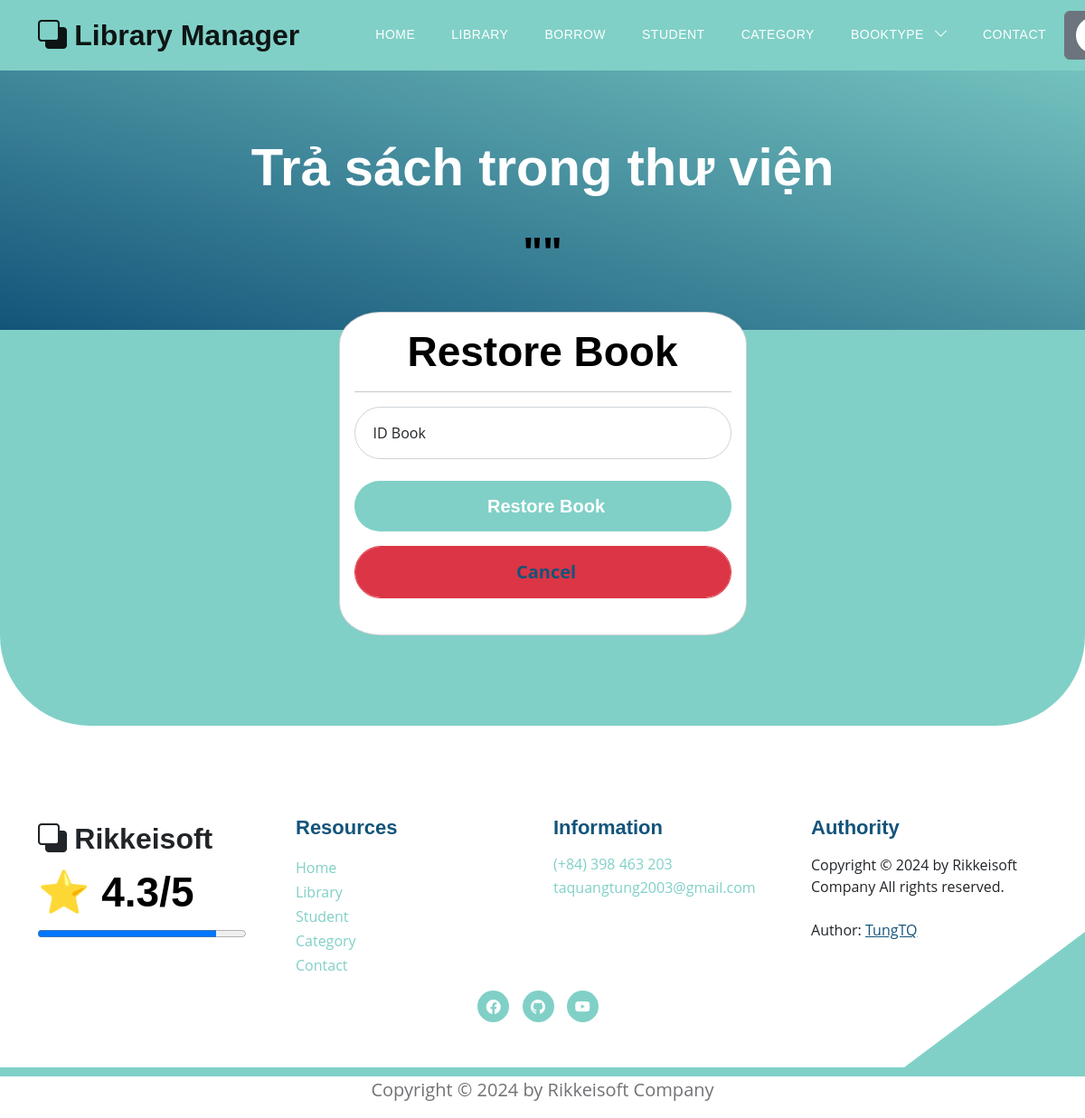
/books/restore_book?borrow_book_id=LLL (signed in), run on an earlier commit of the app's database.
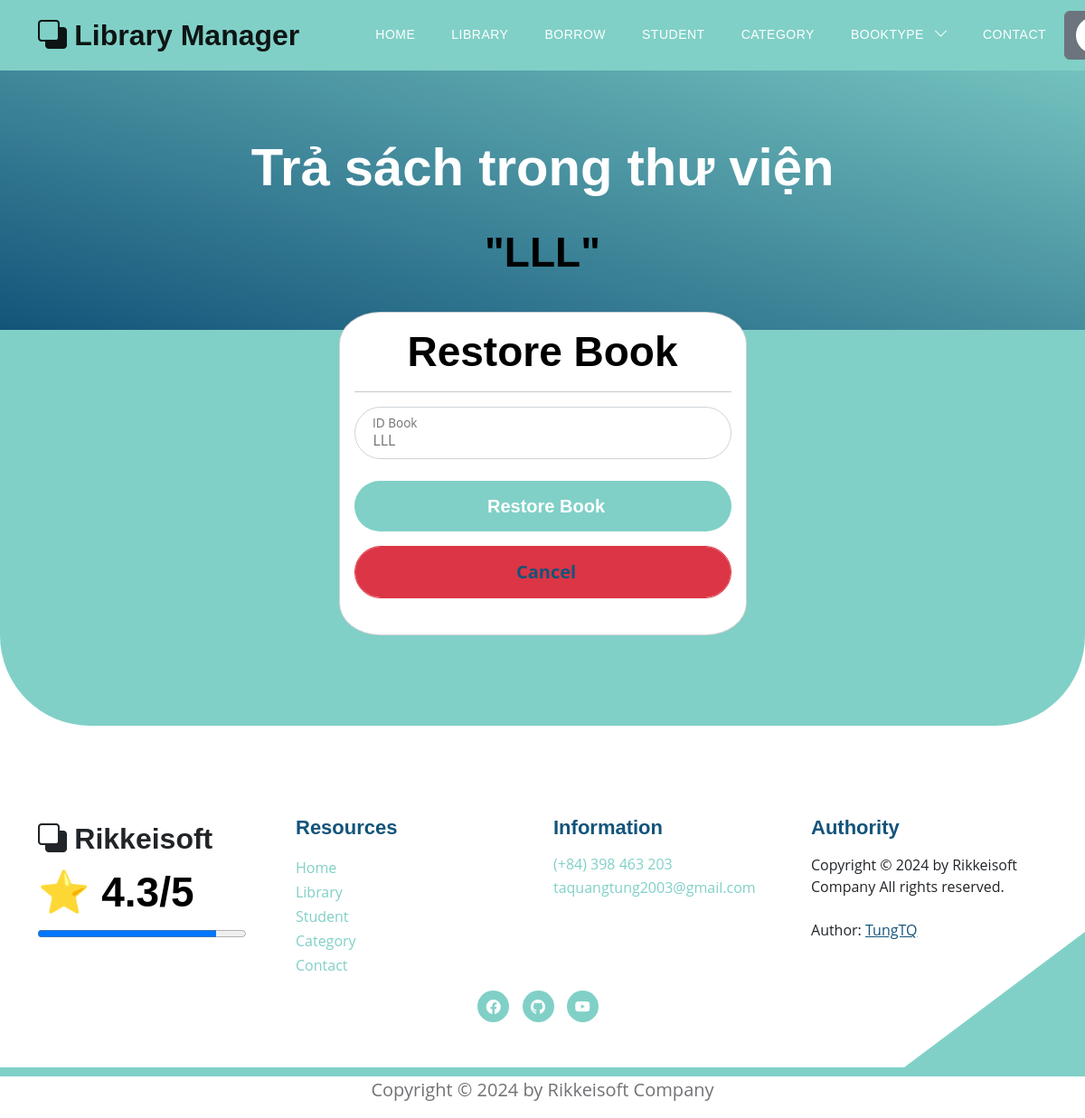
And on a later commit of the database.
### models.py (models this page shows)
class BorrowBook(Base):
    __tablename__ = 'borrow'
    id = Column(Integer, primary_key=True, autoincrement=True)          # Khóa chính mới
    book_id = Column(String(30), ForeignKey('books.id_book'), nullable=False)
    username_id = Column(String(50), index=True)
    borrow_at = Column(DateTime, index=True)
    borrow_predict = Column(DateTime, index=True)
    borrow_actual = Column(DateTime, index=True)
    status = Column(Integer, index=True, default=0)
    book_borrow = relationship("Book", back_populates="borrows")

### routers/borrow.py (the view)
@router.get('/books/restore_book', response_class=HTMLResponse)
async def get_restore_book(request: Request, borrow_book_id: Optional[str] = None, token: str = Cookie(None), db: Session = Depends(models.get_db)):
    mean_star = function.get_mean_star(db)
    all_category2 = db.query(models.Category).filter(models.Category.delete_flag != 1).all()
    if token:
        decodeJSON = jwt.decode(token, "secret", algorithms=["HS256"])
        username = decodeJSON["username"]
        restored_book = db.query(models.BorrowBook).filter(models.BorrowBook.book_id == borrow_book_id,
                                                           models.BorrowBook.status == 1,
                                                           models.BorrowBook.username_id == username).first()
        return templates.TemplateResponse("books/book_restore.html", {"request": request,
                                                                 "restored_book": restored_book,
                                                                 "mean_star": mean_star,
                                                                 "all_category2": all_category2})
    else:
        return templates.TemplateResponse("errors/error_template.html", {"request": request,
                                                                  "mean_star": mean_star,
                                                                  "error": "Page Not Found"})

### templates/books/book_restore.html (shortened to what this page needs)
{% extends "base.html" %}
{% block content %}
<section class="hero-section d-flex justify-content-center align-items-center" id="section_1"
    style="padding-bottom: 50px;">
    <div class="container">
        <div class="row">
            <div class="col-lg-8 col-12 mx-auto">
                <h1 class="text-white text-center"> Trả sách trong thư viện </h1>
                <br>
                <h2 class="text-center"> "{{restored_book.book_id}}" </h2>
            </div>
        </div>
    </div>
</section>
<section class="featured-section">
    <div class="container">
        <div class="row justify-content-center">
            <div class="col-lg-5 col-md-7 col-12" style="padding-top: 80px;">
                <div class="card" style="border-radius: 10%;">
                    <div class="card-body">
                        <h2 class="card-title text-center"> Restore Book </h2>
                        <hr>
                        <form action="/books/restore_book" method="post" class="custom-form" role="form">
                            <div class="form-floating mb-3">
                                <input type="text" name="borrow_book_id" id="borrow_book_id" class="form-control" required=""
                                    placeholder="ID Book" value="{{restored_book.book_id}}" readonly>
                                <label for="borrow_book_id"> ID Book </label>
                            </div>
                            <button type="submit" class="form-control btn btn-primary"> Restore Book </button>
                            <button type="button" class="form-control btn btn-danger mt-3" style="color:aliceblue; font-size: 20px;"> <b> <a href="/books/detail_book?choice_book={{restored_book.book_id}}"> Cancel </a></b> </button>
                        </form>
                    </div>
                </div>
            </div>
        </div>
    </div>
</section>
{% endblock content %}

What changed in the data, as far as the page shows it:
added BorrowBook: book_id "LLL", borrow_book_id "LLL"
